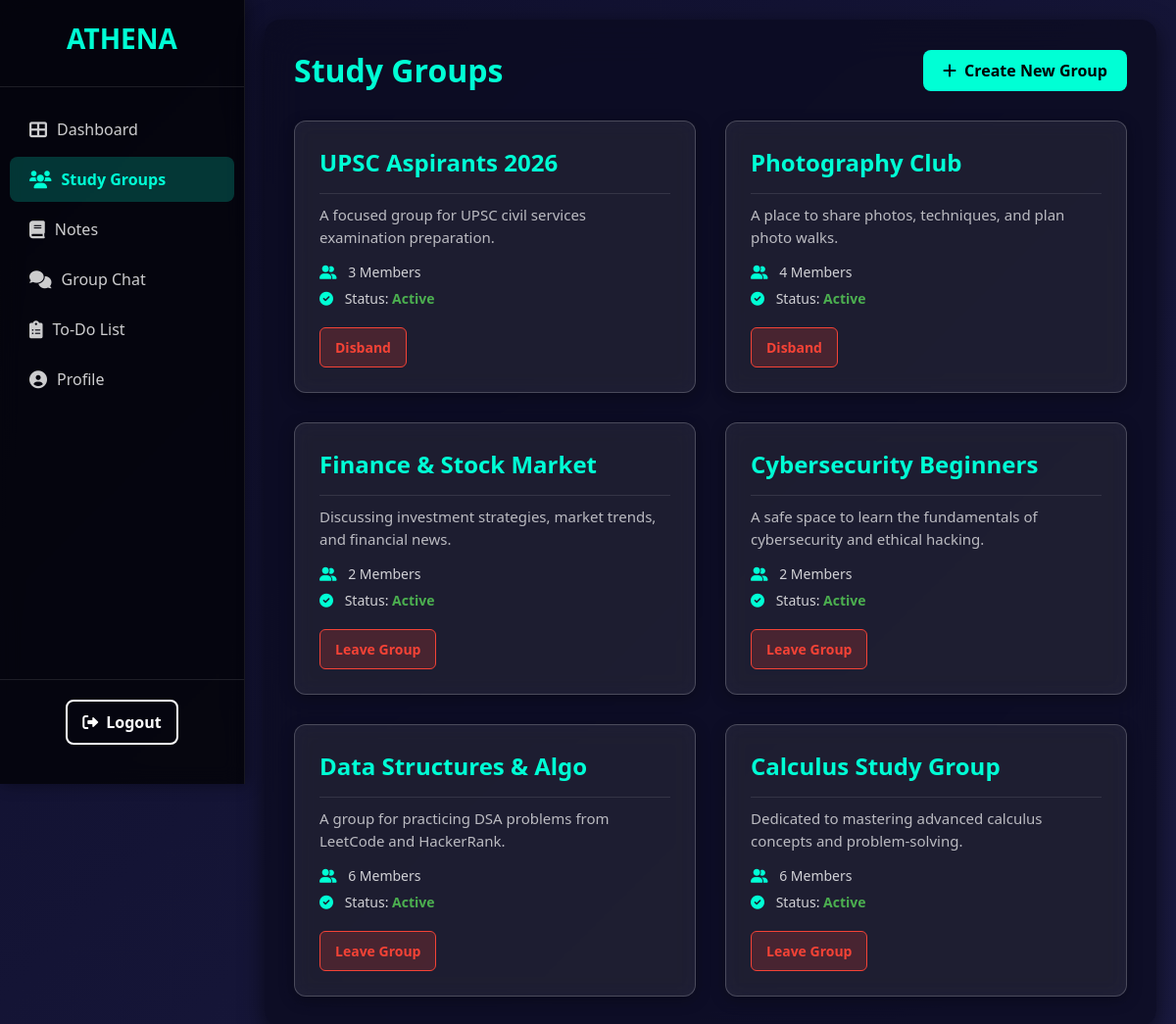
Before: /users/dashboard/study_groups/study_group.php (signed in) with the older database file.
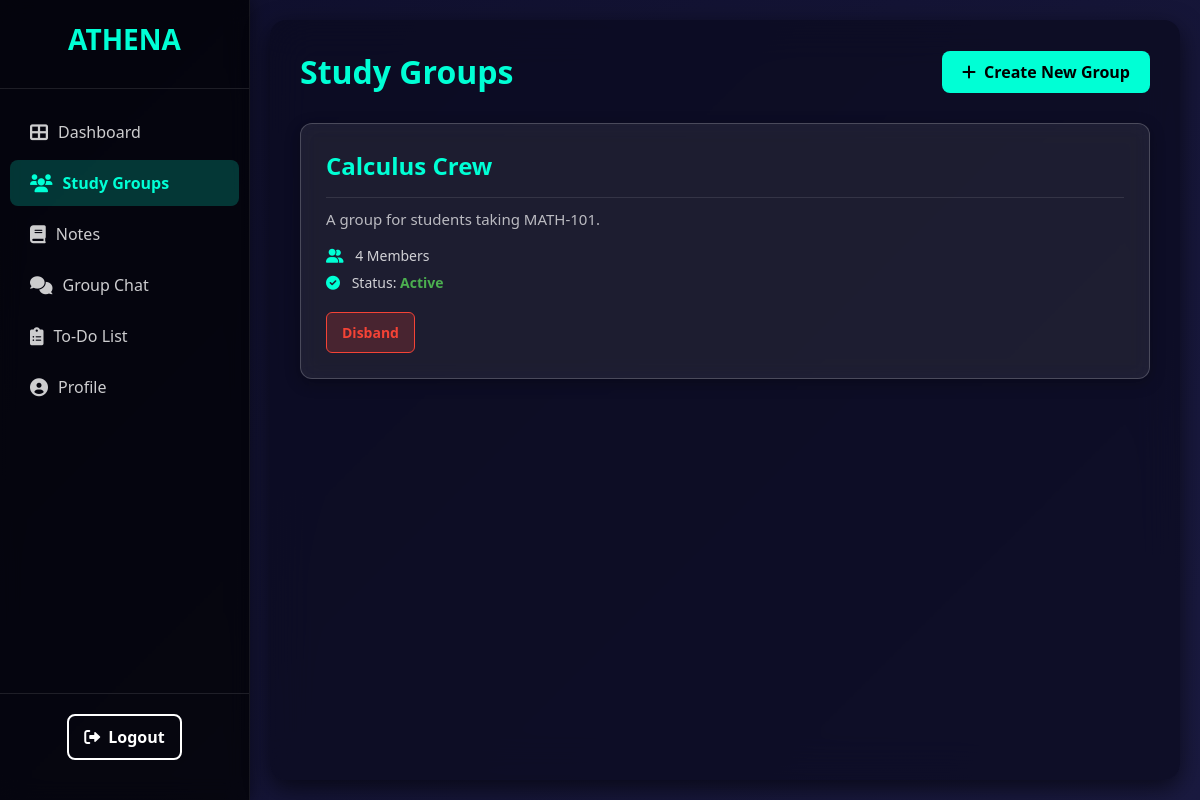
After: the same page with the newer database file.
### tables this page shows
CREATE TABLE `study_group` (
  `group_id` int(11) NOT NULL,
  `group_name` varchar(100) NOT NULL,
  `description` text DEFAULT NULL,
  `user_id` int(11) NOT NULL,
  `approved` tinyint(1) DEFAULT 0,
  `created_at` datetime DEFAULT current_timestamp()
);

### users/dashboard/study_groups/study_group.php (the view, shortened to what this page needs)
<?php
require '../../connect.php';
$user_id = $_SESSION['user_id'];
$study_groups = [];
$query_groups = "
    SELECT
        sg.group_id,
        sg.group_name,
        sg.description,
        sg.approved,
        sg.user_id AS creator_id,
        u.user_name AS creator_name,
        (SELECT COUNT(*) FROM group_members gm_count WHERE gm_count.group_id = sg.group_id) AS member_count
    FROM
        study_group sg
    JOIN
        users u ON sg.user_id = u.user_id
    WHERE
        sg.user_id = ? OR EXISTS (SELECT 1 FROM group_members gm WHERE gm.group_id = sg.group_id AND gm.user_id = ?)
    ORDER BY
        sg.created_at DESC;
";
$stmt_groups = $conn->prepare($query_groups);
$stmt_groups->bind_param("ii", $user_id, $user_id);
$stmt_groups->execute();
$result_groups = $stmt_groups->get_result();
if ($result_groups) {
    while ($row = $result_groups->fetch_assoc()) {
        $study_groups[] = $row;
    }
} else {
    error_log("Error fetching study groups: " . $conn->error);
}
?>
<!DOCTYPE html>
<html lang="en">
<head>
  <link rel="stylesheet" href="../panelstyle.css">
  <link rel="stylesheet" href="study_group_style.css">
  <link rel="stylesheet" href="https://cdnjs.cloudflare.com/ajax/libs/font-awesome/6.0.0-beta3/css/all.min.css">
</head>
<body>
  <div class="dashboard-wrapper">
    <aside class="sidebar">
      <div class="sidebar-header">
        <div class="logo">ATHENA</div>
      </div>
      <nav class="sidebar-nav">
        <ul>
          <li><a href="../user_panel.php"><i class="fas fa-th-large"></i> Dashboard</a></li>
          <li class="active"><a href="study_group.php"><i class="fas fa-users"></i> Study Groups</a></li>
          <li><a href="#"><i class="fas fa-book"></i> Notes</a></li>
          <li><a href="../chat_box/group_chat.php"><i class="fas fa-comments"></i> Group Chat</a></li>
          <li><a href="#"><i class="fas fa-clipboard-list"></i> To-Do List</a></li>
          <li><a href="../profile/profile_page.php"><i class="fas fa-user-circle"></i> Profile</a></li>
        </ul>
      </nav>
      <div class="sidebar-footer">
        <a href="../../user_logout.php" class="logout-btn"><i class="fas fa-sign-out-alt"></i> Logout</a>
      </div>
    </aside>
    <main class="main-content">
      <header class="main-header">
        <div class="welcome-section">
          <h2>Study Groups</h2>
        </div>
        <div class="header-actions">
          <button class="create-new-btn" id="toggle-create-group-form"><i class="fas fa-plus"></i> Create New Group</button>
        </div>
      </header>
      <section class="dashboard-grid">
        <?php if (!empty($study_groups)): ?>
          <?php foreach ($study_groups as $group): ?>
            <div class="card">
              <div class="card-content">
                <h3 class="group-title"><?= htmlspecialchars($group['group_name']) ?></h3>
                <p class="group-description"><?= htmlspecialchars($group['description'] ?? 'No description provided.') ?></p>
                <div class="group-meta">
                  <p><i class="fas fa-user-friends"></i> <?= htmlspecialchars($group['member_count']) ?> Members</p>
                  <p>
                    <i class="fas fa-check-circle"></i> Status:
                    <span class="status-<?= $group['approved'] ? 'active' : 'pending' ?>">
                      <?= $group['approved'] ? 'Active' : 'Pending Approval' ?>
                    </span>
                  </p>
                </div>
                <?php if ($group['creator_id'] == $user_id): ?>
                    <form action="disband_group.php" method="post" onsubmit="return confirm('Are you sure you want to PERMANENTLY disband this group? This cannot be undone.');" style="display: inline;">
                        <button type="submit" class="leave-btn">Disband</button>
                    </form>
                <?php else: ?>
                    <button class="leave-btn" data-group-id="<?= $group['group_id'] ?>">Leave Group</button>
                <?php endif; ?>
              </div>
            </div>
          <?php endforeach; ?>
        <?php else: ?>
          <p class="no-data">No study groups found. <a href="#" id="trigger-create-group-from-empty">Create or join one!</a></p>
        <?php endif; ?>
      </section>
    </main>
  </div>
</body>
</html>

### users/dashboard/panelstyle.css (style rules this page uses)
* { margin: 0; padding: 0; box-sizing: border-box; font-family: 'Segoe UI', sans-serif; }
body { background: linear-gradient(135deg, #0f0f2c, #1a1a40); color: white; min-height: 100vh; display: flex; }
a { text-decoration: none; color: inherit; }
.dashboard-wrapper { display: flex; width: 100%; min-height: 100vh; }
.sidebar { width: 250px; background-color: rgba(0, 0, 0, 0.7); backdrop-filter: blur(10px); box-shadow: 2px 0 15px rgba(0, 0, 0, 0.4); display: flex; flex-direction: column; padding: 20px 0; position: sticky; top: 0; height: 100vh; border-right: 1px solid rgba(255, 255, 255, 0.08); }
.sidebar-header { padding: 0 20px 30px; border-bottom: 1px solid rgba(255, 255, 255, 0.1); margin-bottom: 20px; }
.sidebar-header .logo { font-size: 28px; font-weight: bold; color: #00ffd5; text-align: center; }
.sidebar-nav ul { list-style: none; padding: 0; }
.sidebar-nav li { margin-bottom: 5px; }
.sidebar-nav li a { display: flex; align-items: center; padding: 12px 20px; color: rgba(255, 255, 255, 0.8); font-size: 16px; transition: background-color 0.2s ease, color 0.2s ease; border-radius: 8px; margin: 0 10px; }
.sidebar-nav li a i { margin-right: 10px; font-size: 18px; }
.sidebar-nav li.active a { background-color: rgba(0, 255, 213, 0.2); color: #00ffd5; font-weight: bold; }
.sidebar-footer { margin-top: auto; padding: 20px; border-top: 1px solid rgba(255, 255, 255, 0.1); text-align: center; }
.logout-btn { background-color: transparent; border: 2px solid white; color: white; padding: 10px 15px; border-radius: 8px; display: inline-flex; align-items: center; font-weight: bold; transition: background-color 0.3s ease, color 0.3s ease, transform 0.2s ease; }
.logout-btn i { margin-right: 8px; }
.main-content { flex-grow: 1; padding: 30px; background-color: rgba(10, 10, 30, 0.7); backdrop-filter: blur(20px); border-radius: 16px; margin: 20px; box-shadow: 0 8px 24px rgba(0, 0, 0, 0.6); }
.main-header { display: flex; justify-content: space-between; align-items: center; margin-bottom: 30px; flex-wrap: wrap; gap: 20px; }
.welcome-section h2 { font-size: 32px; color: #00ffd5; margin: 0; }
.header-actions { display: flex; align-items: center; gap: 15px; flex-wrap: wrap; }
.create-new-btn { background-color: #00ffd5; color: black; padding: 10px 20px; border: none; border-radius: 8px; font-size: 16px; cursor: pointer; display: inline-flex; align-items: center; gap: 8px; font-weight: bold; transition: background-color 0.3s ease, transform 0.2s ease; height: 42px; }
.dashboard-grid { display: grid; grid-template-columns: repeat(auto-fit, minmax(300px, 1fr)); gap: 30px; }
.card { background-color: rgba(255, 255, 255, 0.08); border-radius: 12px; box-shadow: 0 4px 15px rgba(0, 0, 0, 0.3); padding: 25px; display: flex; flex-direction: column; border: 1px solid rgba(255, 255, 255, 0.2); backdrop-filter: blur(10px); transition: transform 0.3s ease, box-shadow 0.3s ease; }
.card h3 { font-size: 22px; color: #00ffd5; margin-bottom: 20px; border-bottom: 1px solid rgba(255, 255, 255, 0.1); padding-bottom: 15px; }
.card-content { flex-grow: 1; }

### users/dashboard/study_groups/study_group_style.css (style rules this page uses)
.dashboard-grid .card { background-color: rgba(255, 255, 255, 0.08); border-radius: 12px; box-shadow: 0 4px 15px rgba(0, 0, 0, 0.3); padding: 25px; display: flex; flex-direction: column; border: 1px solid rgba(255, 255, 255, 0.2); backdrop-filter: blur(10px); transition: transform 0.3s ease, box-shadow 0.3s ease; color: white; }
.card .group-title { font-size: 24px; color: #00ffd5; margin-bottom: 10px; font-weight: bold; }
.card .group-description { font-size: 15px; color: rgba(255, 255, 255, 0.7); margin-bottom: 15px; line-height: 1.5; flex-grow: 1; }
.card .group-meta { display: flex; flex-direction: column; gap: 8px; margin-top: 15px; margin-bottom: 20px; font-size: 14px; color: rgba(255, 255, 255, 0.8); }
.card .group-meta i { margin-right: 8px; color: #00ffd5; }
.card .status-active { color: #4CAF50; font-weight: bold; }
.leave-btn { background-color: rgba(244, 67, 54, 0.2); color: #f44336; padding: 10px 15px; border: 1px solid #f44336; border-radius: 6px; font-size: 14px; cursor: pointer; transition: background-color 0.2s ease, color 0.2s ease, transform 0.2s ease; align-self: flex-start; font-weight: bold; }

Changed rows visible on the page:
no longer on this page (row edited): study_group: group_name "UPSC Aspirants 2026", description "A focused group for UPSC civil services examination preparation.", member_count "3", approved "Active"
removed study_group: group_name "Photography Club", description "A place to share photos, techniques, and plan photo walks.", member_count "4", approved "Active"
removed study_group: group_name "Finance & Stock Market", description "Discussing investment strategies, market trends, and financial news.", member_count "2", approved "Active"
removed study_group: group_name "Cybersecurity Beginners", description "A safe space to learn the fundamentals of cybersecurity and ethical hacking.", member_count "2", approved "Active"
removed study_group: group_name "Data Structures & Algo", description "A group for practicing DSA problems from LeetCode and HackerRank.", member_count "6", approved "Active"
changed study_group: group_name "Calculus Study Group" → "Calculus Crew"; description "Dedicated to mastering advanced calculus concepts and problem-solving." → "A group for students taking MATH-101."; member_count "6" → "4"; user_id "Leave Group" → "Disband"
